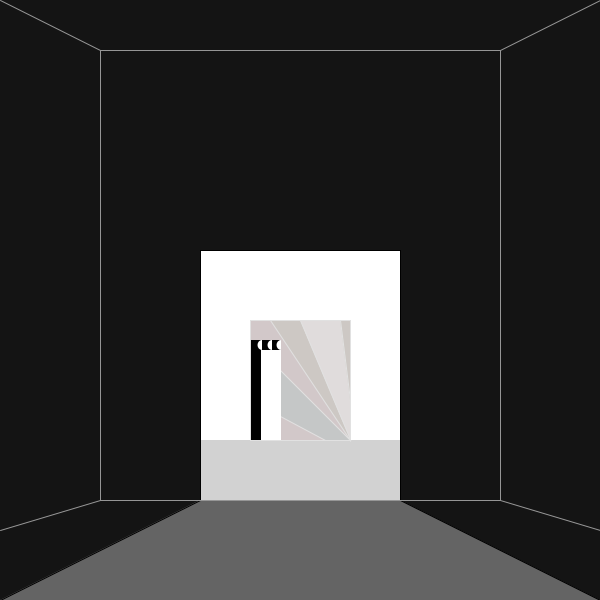
Frame 1 (no input)
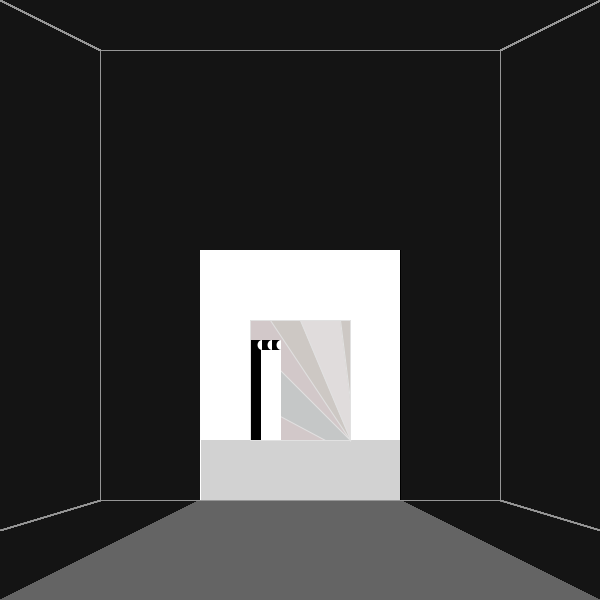
Frame 60 (the mouse pressed at the canvas centre just before this capture)
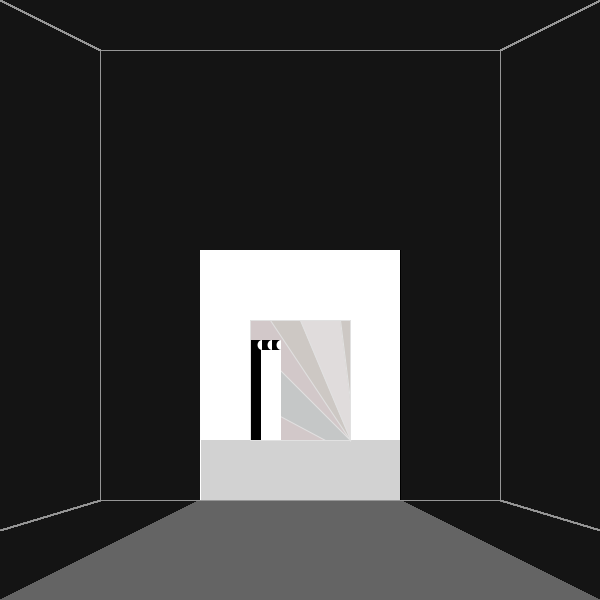
Frame 120 (the mouse held since frame 60 and released just before this capture)

The Processing sketch that drew these frames (run headless with seeded random() and noise(); from frame 60 on, the mouse is pressed at the canvas centre):

// Processing sketch: Class17_sl6899
// ── Class17_sl6899.pde
void setup() {
  size(600, 600);
  background(20, 20, 20);
  pixelDensity(displayDensity());
}

void draw() {
  color c1=color(100, 100, 100);
  fill(c1);
  quad(200, 500, 400, 500, 600, 600, 0, 600); //yiny ying

  color c2=color(500, 500, 500); 
  fill(c2);
  rect(200, 250, 200, 250); //bai se kuang

  stroke(150);
  line(0, 0, 100, 50);

  stroke(150);
  line(600, 0, 500, 50);

  stroke(150);
  line(100, 50, 500, 50);

  stroke(150);
  line(100, 50, 100, 500);

  stroke(150);
  line(500, 50, 500, 500);

  stroke(150);
  line(100, 500, 0, 530);

  //bottom right line
  stroke(150);
  line(500, 500, 600, 530);

    stroke(150);
  line(100, 500, 500, 500);

  color c9=color(210, 210, 210);
  fill(c9);
  stroke(500);
  rect(201, 440, 199, 60); //zhan guan di ban

  stroke(225);
  color c4=color(210, 200, 201);
  fill(c4);
  rect(250, 320, 100, 120);//nei kuang

  color c3=color(205, 200, 196);
  fill(c3);
  triangle(270, 320, 350, 320, 350, 440);//bi zhi 1

  color c5=color(224, 220, 220);
  fill(c5);
  quad(300, 320, 340, 320, 350, 400, 350, 439);// bi zhi 2

  color c6=color(197, 199, 199);
  fill(c6);
  quad(250, 340, 350, 440, 325, 440, 250, 400);//bi zhi 3

  color c7=color(0, 0, 0);
  fill(c7);
  stroke(500);
  rect(251, 340, 30, 100); //wai men kuang 

  color c8=color(500, 500, 500);
  fill(c8);
  stroke(500);
  rect(261, 350, 20, 90);// chu kou

  stroke(500);
  arc(281, 345, 9, 10, HALF_PI, PI+HALF_PI);

  stroke(500);
  arc(272, 345, 9, 10, HALF_PI, PI+HALF_PI);

  stroke(500);
  arc(262, 345, 9, 10, HALF_PI, PI+HALF_PI);

  stroke(500);
} 
